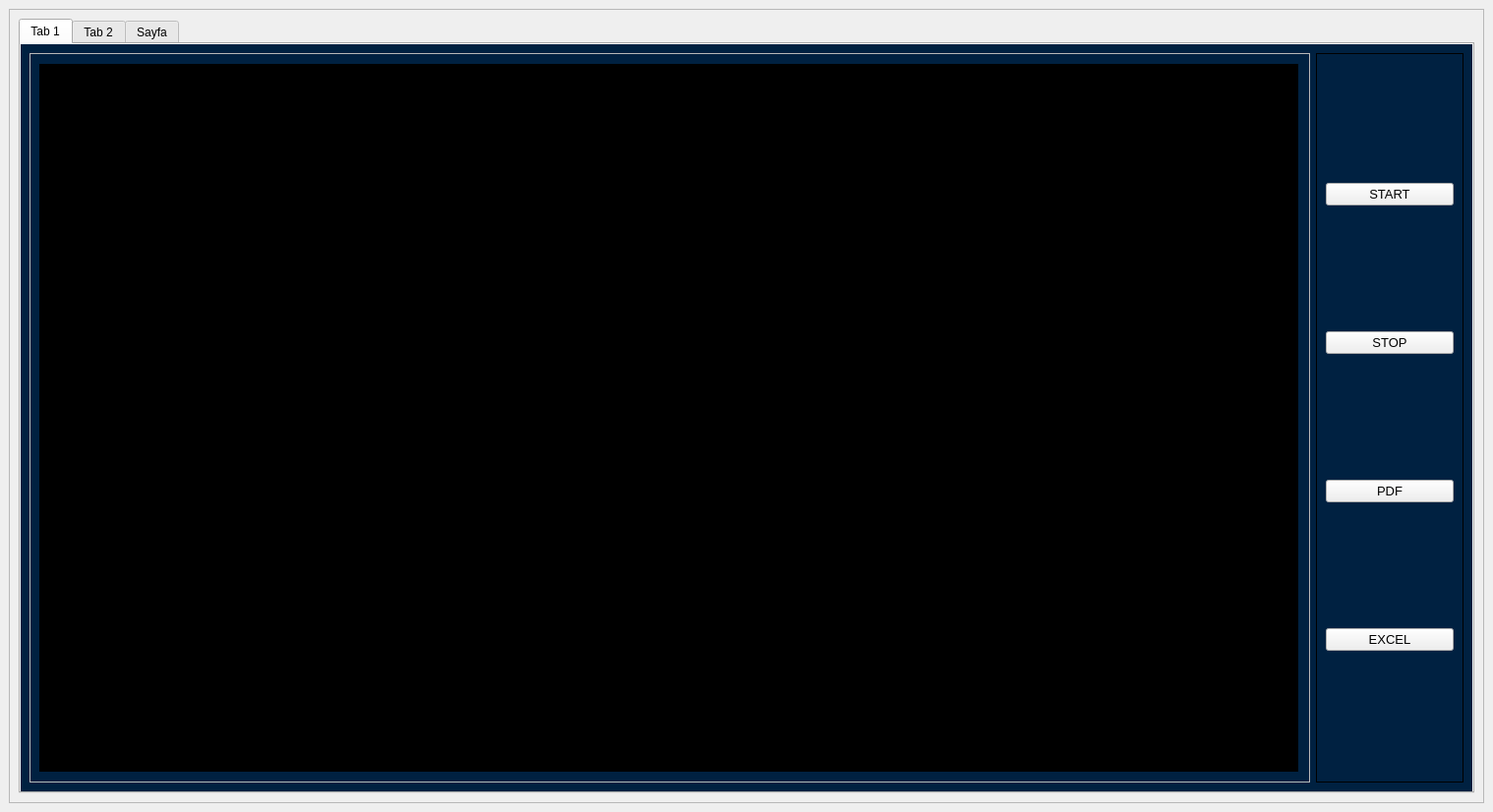
<?xml version="1.0" encoding="UTF-8"?>
<ui version="4.0">
 <class>MainWindow</class>
 <widget class="QMainWindow" name="MainWindow">
  <property name="geometry">
   <rect>
    <x>0</x>
    <y>0</y>
    <width>1518</width>
    <height>824</height>
   </rect>
  </property>
  <property name="windowTitle">
   <string>MainWindow</string>
  </property>
  <property name="styleSheet">
   <string notr="true">QLabel {
    color: rgb(255, 255, 255);  /* Tüm QLabel'lerin metni beyaz olacak */
}

#label_cam{
	background-color: rgb(0, 0, 0);
}

#frame_5, #frame_3{
	border: 1px solid black;
}


#progressBar_cpu::chunk {
    background-color: qlineargradient(spread:pad, x1:0, y1:0, x2:1, y2:1, stop:0 rgba(71, 0, 110, 255), stop:1 rgba(255, 255, 255, 255));
}

#progressBar_cpu {
    color: black;
    text-align: center;
}

#progressBar_gpu::chunk {
    background-color: qlineargradient(spread:pad, x1:0, y1:0, x2:1, y2:1, stop:0 rgba(71, 0, 110, 255), stop:1 rgba(255, 255, 255, 255));
}

#progressBar_gpu {
    color: black;
    text-align: center;
}


#Camera,#Analiz,#sistemKullanimi{
background-color: rgb(0, 33, 65);}
</string>
  </property>
  <widget class="QWidget" name="centralwidget">
   <layout class="QVBoxLayout" name="verticalLayout">
    <item>
     <widget class="QFrame" name="frame">
      <property name="frameShape">
       <enum>QFrame::StyledPanel</enum>
      </property>
      <property name="frameShadow">
       <enum>QFrame::Raised</enum>
      </property>
      <layout class="QVBoxLayout" name="verticalLayout_2">
       <item>
        <widget class="QTabWidget" name="tabWidget">
         <property name="currentIndex">
          <number>0</number>
         </property>
         <widget class="QWidget" name="Camera">
          <attribute name="title">
           <string>Tab 1</string>
          </attribute>
          <layout class="QHBoxLayout" name="horizontalLayout">
           <item>
            <widget class="QFrame" name="frame_2">
             <property name="frameShape">
              <enum>QFrame::StyledPanel</enum>
             </property>
             <property name="frameShadow">
              <enum>QFrame::Raised</enum>
             </property>
             <layout class="QVBoxLayout" name="verticalLayout_3">
              <item>
               <widget class="QLabel" name="label_cam">
                <property name="minimumSize">
                 <size>
                  <width>1280</width>
                  <height>720</height>
                 </size>
                </property>
                <property name="maximumSize">
                 <size>
                  <width>1280</width>
                  <height>720</height>
                 </size>
                </property>
                <property name="text">
                 <string/>
                </property>
               </widget>
              </item>
             </layout>
            </widget>
           </item>
           <item>
            <widget class="QFrame" name="frame_3">
             <property name="minimumSize">
              <size>
               <width>150</width>
               <height>0</height>
              </size>
             </property>
             <property name="maximumSize">
              <size>
               <width>150</width>
               <height>16777215</height>
              </size>
             </property>
             <property name="frameShape">
              <enum>QFrame::StyledPanel</enum>
             </property>
             <property name="frameShadow">
              <enum>QFrame::Raised</enum>
             </property>
             <layout class="QVBoxLayout" name="verticalLayout_4">
              <item>
               <widget class="QPushButton" name="toolButton_start_9">
                <property name="font">
                 <font>
                  <pointsize>10</pointsize>
                 </font>
                </property>
                <property name="text">
                 <string>START</string>
                </property>
                <property name="icon">
                 <iconset resource="../Paket_app/images/images.qrc">
                  <normaloff>:/images/play-button (1).png</normaloff>:/images/play-button (1).png</iconset>
                </property>
                <property name="iconSize">
                 <size>
                  <width>60</width>
                  <height>70</height>
                 </size>
                </property>
               </widget>
              </item>
              <item>
               <widget class="QPushButton" name="toolButton_stop_5">
                <property name="font">
                 <font>
                  <pointsize>10</pointsize>
                 </font>
                </property>
                <property name="text">
                 <string>STOP</string>
                </property>
                <property name="icon">
                 <iconset resource="../Paket_app/images/images.qrc">
                  <normaloff>:/images/stop-button (1).png</normaloff>:/images/stop-button (1).png</iconset>
                </property>
                <property name="iconSize">
                 <size>
                  <width>70</width>
                  <height>70</height>
                 </size>
                </property>
               </widget>
              </item>
              <item>
               <widget class="QPushButton" name="toolButton_pdf_5">
                <property name="font">
                 <font>
                  <pointsize>10</pointsize>
                 </font>
                </property>
                <property name="text">
                 <string>PDF</string>
                </property>
                <property name="icon">
                 <iconset resource="../Paket_app/images/images.qrc">
                  <normaloff>:/images/pdf (1).png</normaloff>:/images/pdf (1).png</iconset>
                </property>
                <property name="iconSize">
                 <size>
                  <width>70</width>
                  <height>70</height>
                 </size>
                </property>
               </widget>
              </item>
              <item>
               <widget class="QPushButton" name="toolButton_csv">
                <property name="font">
                 <font>
                  <pointsize>10</pointsize>
                 </font>
                </property>
                <property name="text">
                 <string>EXCEL</string>
                </property>
                <property name="icon">
                 <iconset resource="../Paket_app/images/images.qrc">
                  <normaloff>:/images/csv (1).png</normaloff>:/images/csv (1).png</iconset>
                </property>
                <property name="iconSize">
                 <size>
                  <width>70</width>
                  <height>70</height>
                 </size>
                </property>
               </widget>
              </item>
             </layout>
            </widget>
           </item>
          </layout>
         </widget>
         <widget class="QWidget" name="Analiz">
          <attribute name="title">
           <string>Tab 2</string>
          </attribute>
          <layout class="QHBoxLayout" name="horizontalLayout_2">
           <item>
            <widget class="QFrame" name="frame_4">
             <property name="minimumSize">
              <size>
               <width>0</width>
               <height>0</height>
              </size>
             </property>
             <property name="maximumSize">
              <size>
               <width>16777215</width>
               <height>16777215</height>
              </size>
             </property>
             <property name="frameShape">
              <enum>QFrame::StyledPanel</enum>
             </property>
             <property name="frameShadow">
              <enum>QFrame::Raised</enum>
             </property>
             <layout class="QVBoxLayout" name="verticalLayout_6">
              <item>
               <widget class="QStackedWidget" name="stackedWidget">
                <widget class="QWidget" name="line">
                 <layout class="QVBoxLayout" name="verticalLayout_20">
                  <item>
                   <widget class="QGraphicsView" name="graphicsView_line"/>
                  </item>
                 </layout>
                </widget>
                <widget class="QWidget" name="pie">
                 <layout class="QVBoxLayout" name="verticalLayout_21">
                  <item>
                   <widget class="QGraphicsView" name="graphicsView_pie"/>
                  </item>
                 </layout>
                </widget>
                <widget class="QWidget" name="bar">
                 <layout class="QVBoxLayout" name="verticalLayout_22">
                  <item>
                   <widget class="QGraphicsView" name="graphicsView_bar"/>
                  </item>
                 </layout>
                </widget>
               </widget>
              </item>
             </layout>
            </widget>
           </item>
           <item>
            <widget class="QFrame" name="frame_5">
             <property name="minimumSize">
              <size>
               <width>150</width>
               <height>0</height>
              </size>
             </property>
             <property name="maximumSize">
              <size>
               <width>150</width>
               <height>16777215</height>
              </size>
             </property>
             <property name="frameShape">
              <enum>QFrame::StyledPanel</enum>
             </property>
             <property name="frameShadow">
              <enum>QFrame::Raised</enum>
             </property>
             <layout class="QVBoxLayout" name="verticalLayout_5">
              <item>
               <widget class="QPushButton" name="toolButton_line">
                <property name="font">
                 <font>
                  <pointsize>10</pointsize>
                 </font>
                </property>
                <property name="text">
                 <string>Line Graph</string>
                </property>
                <property name="icon">
                 <iconset resource="../Paket_app/images/images.qrc">
                  <normaloff>:/images/growth.png</normaloff>:/images/growth.png</iconset>
                </property>
                <property name="iconSize">
                 <size>
                  <width>70</width>
                  <height>70</height>
                 </size>
                </property>
               </widget>
              </item>
              <item>
               <widget class="QPushButton" name="toolButton_pie">
                <property name="font">
                 <font>
                  <pointsize>10</pointsize>
                 </font>
                </property>
                <property name="text">
                 <string>Pie Chart</string>
                </property>
                <property name="icon">
                 <iconset resource="../Paket_app/images/images.qrc">
                  <normaloff>:/images/pie-chart.png</normaloff>:/images/pie-chart.png</iconset>
                </property>
                <property name="iconSize">
                 <size>
                  <width>70</width>
                  <height>70</height>
                 </size>
                </property>
               </widget>
              </item>
              <item>
               <widget class="QPushButton" name="toolButton_bar">
                <property name="font">
                 <font>
                  <pointsize>10</pointsize>
                 </font>
                </property>
                <property name="text">
                 <string>Bar Plot</string>
                </property>
                <property name="icon">
                 <iconset resource="../Paket_app/images/images.qrc">
                  <normaloff>:/images/bar.png</normaloff>:/images/bar.png</iconset>
                </property>
                <property name="iconSize">
                 <size>
                  <width>70</width>
                  <height>70</height>
                 </size>
                </property>
               </widget>
              </item>
              <item>
               <widget class="QPushButton" name="toolButton_save">
                <property name="font">
                 <font>
                  <pointsize>10</pointsize>
                 </font>
                </property>
                <property name="text">
                 <string>Kaydet</string>
                </property>
                <property name="icon">
                 <iconset resource="../Paket_app/images/images.qrc">
                  <normaloff>:/images/diskette (1).png</normaloff>:/images/diskette (1).png</iconset>
                </property>
                <property name="iconSize">
                 <size>
                  <width>70</width>
                  <height>70</height>
                 </size>
                </property>
               </widget>
              </item>
             </layout>
            </widget>
           </item>
          </layout>
         </widget>
         <widget class="QWidget" name="sistemKullanimi">
          <attribute name="title">
           <string>Sayfa</string>
          </attribute>
          <layout class="QVBoxLayout" name="verticalLayout_7">
           <item>
            <widget class="QFrame" name="frame_6">
             <property name="minimumSize">
              <size>
               <width>0</width>
               <height>400</height>
              </size>
             </property>
             <property name="maximumSize">
              <size>
               <width>16777215</width>
               <height>500</height>
              </size>
             </property>
             <property name="frameShape">
              <enum>QFrame::StyledPanel</enum>
             </property>
             <property name="frameShadow">
              <enum>QFrame::Raised</enum>
             </property>
             <layout class="QHBoxLayout" name="horizontalLayout_3">
              <item>
               <widget class="QFrame" name="frame_8">
                <property name="frameShape">
                 <enum>QFrame::StyledPanel</enum>
                </property>
                <property name="frameShadow">
                 <enum>QFrame::Raised</enum>
                </property>
                <layout class="QVBoxLayout" name="verticalLayout_8">
                 <item alignment="Qt::AlignTop">
                  <widget class="QFrame" name="frame_10">
                   <property name="frameShape">
                    <enum>QFrame::StyledPanel</enum>
                   </property>
                   <property name="frameShadow">
                    <enum>QFrame::Raised</enum>
                   </property>
                   <layout class="QVBoxLayout" name="verticalLayout_9">
                    <item alignment="Qt::AlignHCenter|Qt::AlignTop">
                     <widget class="QLabel" name="label">
                      <property name="font">
                       <font>
                        <pointsize>20</pointsize>
                       </font>
                      </property>
                      <property name="text">
                       <string>CPU</string>
                      </property>
                     </widget>
                    </item>
                   </layout>
                  </widget>
                 </item>
                 <item>
                  <widget class="QFrame" name="frame_11">
                   <property name="frameShape">
                    <enum>QFrame::StyledPanel</enum>
                   </property>
                   <property name="frameShadow">
                    <enum>QFrame::Raised</enum>
                   </property>
                   <layout class="QVBoxLayout" name="verticalLayout_19">
                    <item>
                     <widget class="QGraphicsView" name="graphicsView_cpu"/>
                    </item>
                   </layout>
                  </widget>
                 </item>
                </layout>
               </widget>
              </item>
              <item>
               <widget class="QFrame" name="frame_9">
                <property name="frameShape">
                 <enum>QFrame::StyledPanel</enum>
                </property>
                <property name="frameShadow">
                 <enum>QFrame::Raised</enum>
                </property>
                <layout class="QVBoxLayout" name="verticalLayout_11">
                 <item alignment="Qt::AlignTop">
                  <widget class="QFrame" name="frame_13">
                   <property name="frameShape">
                    <enum>QFrame::StyledPanel</enum>
                   </property>
                   <property name="frameShadow">
                    <enum>QFrame::Raised</enum>
                   </property>
                   <layout class="QVBoxLayout" name="verticalLayout_10">
                    <item alignment="Qt::AlignHCenter|Qt::AlignVCenter">
                     <widget class="QLabel" name="label_2">
                      <property name="font">
                       <font>
                        <pointsize>20</pointsize>
                       </font>
                      </property>
                      <property name="text">
                       <string>GPU</string>
                      </property>
                     </widget>
                    </item>
                   </layout>
                  </widget>
                 </item>
                 <item>
                  <widget class="QFrame" name="frame_12">
                   <property name="frameShape">
                    <enum>QFrame::StyledPanel</enum>
                   </property>
                   <property name="frameShadow">
                    <enum>QFrame::Raised</enum>
                   </property>
                   <layout class="QVBoxLayout" name="verticalLayout_18">
                    <item>
                     <widget class="QGraphicsView" name="graphicsView_gpu"/>
                    </item>
                   </layout>
                  </widget>
                 </item>
                </layout>
               </widget>
              </item>
             </layout>
            </widget>
           </item>
           <item>
            <spacer name="verticalSpacer_2">
             <property name="orientation">
              <enum>Qt::Vertical</enum>
             </property>
             <property name="sizeHint" stdset="0">
              <size>
               <width>20</width>
               <height>40</height>
              </size>
             </property>
            </spacer>
           </item>
           <item>
            <widget class="QFrame" name="frame_7">
             <property name="frameShape">
              <enum>QFrame::StyledPanel</enum>
             </property>
             <property name="frameShadow">
              <enum>QFrame::Raised</enum>
             </property>
             <layout class="QHBoxLayout" name="horizontalLayout_4">
              <item>
               <widget class="QFrame" name="frame_17">
                <property name="frameShape">
                 <enum>QFrame::StyledPanel</enum>
                </property>
                <property name="frameShadow">
                 <enum>QFrame::Raised</enum>
                </property>
                <layout class="QVBoxLayout" name="verticalLayout_14">
                 <item alignment="Qt::AlignTop">
                  <widget class="QFrame" name="frame_18">
                   <property name="frameShape">
                    <enum>QFrame::StyledPanel</enum>
                   </property>
                   <property name="frameShadow">
                    <enum>QFrame::Raised</enum>
                   </property>
                   <layout class="QVBoxLayout" name="verticalLayout_15">
                    <item alignment="Qt::AlignHCenter|Qt::AlignTop">
                     <widget class="QLabel" name="label_4">
                      <property name="font">
                       <font>
                        <pointsize>20</pointsize>
                       </font>
                      </property>
                      <property name="text">
                       <string>BELLEK KULLANIMI</string>
                      </property>
                     </widget>
                    </item>
                   </layout>
                  </widget>
                 </item>
                 <item>
                  <widget class="QFrame" name="frame_19">
                   <property name="frameShape">
                    <enum>QFrame::StyledPanel</enum>
                   </property>
                   <property name="frameShadow">
                    <enum>QFrame::Raised</enum>
                   </property>
                   <layout class="QVBoxLayout" name="verticalLayout_16">
                    <item>
                     <widget class="QProgressBar" name="progressBar_cpu">
                      <property name="value">
                       <number>24</number>
                      </property>
                     </widget>
                    </item>
                   </layout>
                  </widget>
                 </item>
                </layout>
               </widget>
              </item>
              <item>
               <widget class="QFrame" name="frame_14">
                <property name="frameShape">
                 <enum>QFrame::StyledPanel</enum>
                </property>
                <property name="frameShadow">
                 <enum>QFrame::Raised</enum>
                </property>
                <layout class="QVBoxLayout" name="verticalLayout_12">
                 <item alignment="Qt::AlignTop">
                  <widget class="QFrame" name="frame_15">
                   <property name="frameShape">
                    <enum>QFrame::StyledPanel</enum>
                   </property>
                   <property name="frameShadow">
                    <enum>QFrame::Raised</enum>
                   </property>
                   <layout class="QVBoxLayout" name="verticalLayout_13">
                    <item alignment="Qt::AlignHCenter|Qt::AlignVCenter">
                     <widget class="QLabel" name="label_3">
                      <property name="font">
                       <font>
                        <pointsize>20</pointsize>
                       </font>
                      </property>
                      <property name="text">
                       <string>DİSK KULLANIMI</string>
                      </property>
                     </widget>
                    </item>
                   </layout>
                  </widget>
                 </item>
                 <item>
                  <widget class="QFrame" name="frame_16">
                   <property name="frameShape">
                    <enum>QFrame::StyledPanel</enum>
                   </property>
                   <property name="frameShadow">
                    <enum>QFrame::Raised</enum>
                   </property>
                   <layout class="QVBoxLayout" name="verticalLayout_17">
                    <item>
                     <widget class="QProgressBar" name="progressBar_gpu">
                      <property name="value">
                       <number>24</number>
                      </property>
                     </widget>
                    </item>
                   </layout>
                  </widget>
                 </item>
                </layout>
               </widget>
              </item>
             </layout>
            </widget>
           </item>
           <item>
            <spacer name="verticalSpacer">
             <property name="orientation">
              <enum>Qt::Vertical</enum>
             </property>
             <property name="sizeHint" stdset="0">
              <size>
               <width>20</width>
               <height>40</height>
              </size>
             </property>
            </spacer>
           </item>
          </layout>
         </widget>
        </widget>
       </item>
      </layout>
     </widget>
    </item>
   </layout>
  </widget>
 </widget>
 <resources>
  <include location="../Paket_app/images/images.qrc"/>
 </resources>
 <connections/>
</ui>
